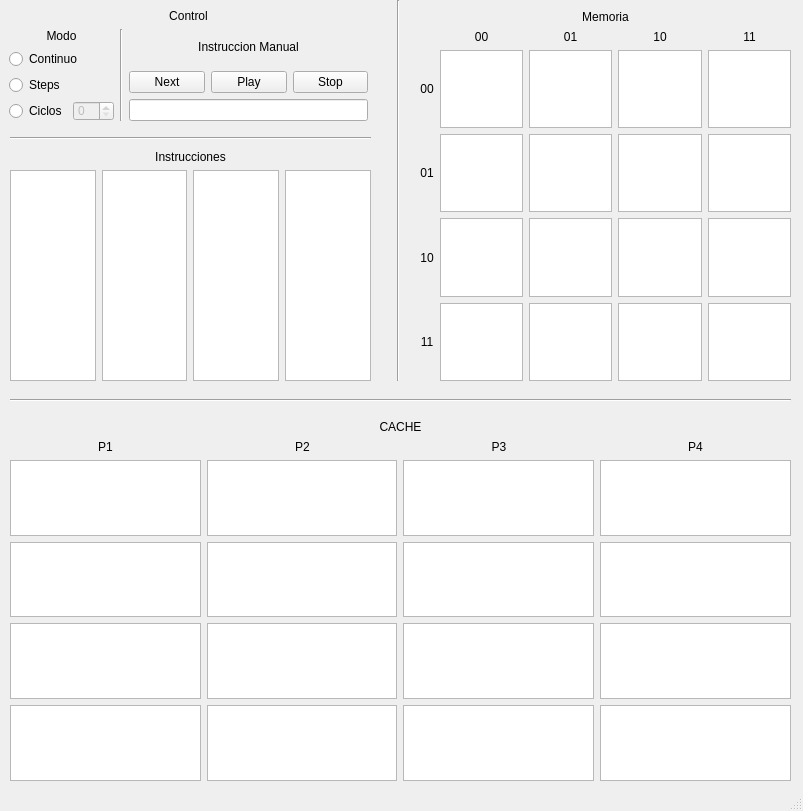
<?xml version="1.0" encoding="UTF-8"?>
<ui version="4.0">
 <class>MainWindow</class>
 <widget class="QMainWindow" name="MainWindow">
  <property name="enabled">
   <bool>true</bool>
  </property>
  <property name="geometry">
   <rect>
    <x>0</x>
    <y>0</y>
    <width>803</width>
    <height>811</height>
   </rect>
  </property>
  <property name="sizePolicy">
   <sizepolicy hsizetype="Fixed" vsizetype="Fixed">
    <horstretch>0</horstretch>
    <verstretch>0</verstretch>
   </sizepolicy>
  </property>
  <property name="windowTitle">
   <string>MainWindow</string>
  </property>
  <widget class="QWidget" name="centralwidget">
   <widget class="Line" name="line_3">
    <property name="geometry">
     <rect>
      <x>390</x>
      <y>0</y>
      <width>16</width>
      <height>381</height>
     </rect>
    </property>
    <property name="orientation">
     <enum>Qt::Vertical</enum>
    </property>
   </widget>
   <widget class="Line" name="line_4">
    <property name="geometry">
     <rect>
      <x>10</x>
      <y>130</y>
      <width>361</width>
      <height>16</height>
     </rect>
    </property>
    <property name="orientation">
     <enum>Qt::Horizontal</enum>
    </property>
   </widget>
   <widget class="Line" name="line_2">
    <property name="geometry">
     <rect>
      <x>10</x>
      <y>390</y>
      <width>781</width>
      <height>20</height>
     </rect>
    </property>
    <property name="orientation">
     <enum>Qt::Horizontal</enum>
    </property>
   </widget>
   <widget class="QWidget" name="layoutWidget">
    <property name="geometry">
     <rect>
      <x>9</x>
      <y>9</y>
      <width>359</width>
      <height>112</height>
     </rect>
    </property>
    <layout class="QVBoxLayout" name="controlGUI">
     <item>
      <widget class="QLabel" name="label_3">
       <property name="text">
        <string>Control</string>
       </property>
       <property name="alignment">
        <set>Qt::AlignCenter</set>
       </property>
      </widget>
     </item>
     <item>
      <layout class="QHBoxLayout" name="horizontalLayout_4">
       <item>
        <layout class="QVBoxLayout" name="verticalLayout">
         <item>
          <widget class="QLabel" name="label">
           <property name="text">
            <string>Modo</string>
           </property>
           <property name="alignment">
            <set>Qt::AlignCenter</set>
           </property>
          </widget>
         </item>
         <item>
          <widget class="QRadioButton" name="modeContinuo">
           <property name="text">
            <string>Continuo</string>
           </property>
          </widget>
         </item>
         <item>
          <widget class="QRadioButton" name="modeSteps">
           <property name="text">
            <string>Steps</string>
           </property>
          </widget>
         </item>
         <item>
          <layout class="QHBoxLayout" name="horizontalLayout">
           <item>
            <widget class="QRadioButton" name="modeN">
             <property name="text">
              <string>Ciclos</string>
             </property>
            </widget>
           </item>
           <item>
            <widget class="QSpinBox" name="nCicles">
             <property name="enabled">
              <bool>false</bool>
             </property>
            </widget>
           </item>
          </layout>
         </item>
        </layout>
       </item>
       <item>
        <widget class="Line" name="line">
         <property name="orientation">
          <enum>Qt::Vertical</enum>
         </property>
        </widget>
       </item>
       <item>
        <layout class="QVBoxLayout" name="verticalLayout_2">
         <item>
          <widget class="QLabel" name="label_2">
           <property name="sizePolicy">
            <sizepolicy hsizetype="MinimumExpanding" vsizetype="MinimumExpanding">
             <horstretch>0</horstretch>
             <verstretch>0</verstretch>
            </sizepolicy>
           </property>
           <property name="text">
            <string>Instruccion Manual</string>
           </property>
           <property name="scaledContents">
            <bool>false</bool>
           </property>
           <property name="alignment">
            <set>Qt::AlignCenter</set>
           </property>
           <property name="indent">
            <number>-1</number>
           </property>
          </widget>
         </item>
         <item>
          <layout class="QHBoxLayout" name="horizontalLayout_2">
           <item>
            <widget class="QPushButton" name="pushButton">
             <property name="text">
              <string>Next</string>
             </property>
            </widget>
           </item>
           <item>
            <widget class="QPushButton" name="playButton">
             <property name="cursor">
              <cursorShape>ArrowCursor</cursorShape>
             </property>
             <property name="text">
              <string>Play</string>
             </property>
            </widget>
           </item>
           <item>
            <widget class="QPushButton" name="pauseButton">
             <property name="text">
              <string>Stop</string>
             </property>
            </widget>
           </item>
          </layout>
         </item>
         <item>
          <widget class="QLineEdit" name="instManu"/>
         </item>
        </layout>
       </item>
      </layout>
     </item>
    </layout>
   </widget>
   <widget class="QWidget" name="layoutWidget">
    <property name="geometry">
     <rect>
      <x>420</x>
      <y>10</y>
      <width>371</width>
      <height>371</height>
     </rect>
    </property>
    <layout class="QGridLayout" name="memGUI">
     <item row="1" column="4">
      <widget class="QLabel" name="label_18">
       <property name="text">
        <string>11</string>
       </property>
       <property name="alignment">
        <set>Qt::AlignCenter</set>
       </property>
      </widget>
     </item>
     <item row="1" column="3">
      <widget class="QLabel" name="label_17">
       <property name="text">
        <string>10</string>
       </property>
       <property name="alignment">
        <set>Qt::AlignCenter</set>
       </property>
      </widget>
     </item>
     <item row="1" column="1">
      <widget class="QLabel" name="label_15">
       <property name="text">
        <string>00</string>
       </property>
       <property name="alignment">
        <set>Qt::AlignCenter</set>
       </property>
      </widget>
     </item>
     <item row="1" column="2">
      <widget class="QLabel" name="label_16">
       <property name="text">
        <string>01</string>
       </property>
       <property name="alignment">
        <set>Qt::AlignCenter</set>
       </property>
      </widget>
     </item>
     <item row="4" column="0">
      <widget class="QLabel" name="label_21">
       <property name="text">
        <string>10</string>
       </property>
       <property name="alignment">
        <set>Qt::AlignCenter</set>
       </property>
      </widget>
     </item>
     <item row="3" column="0">
      <widget class="QLabel" name="label_20">
       <property name="text">
        <string>01</string>
       </property>
       <property name="alignment">
        <set>Qt::AlignCenter</set>
       </property>
      </widget>
     </item>
     <item row="2" column="0">
      <widget class="QLabel" name="label_19">
       <property name="text">
        <string>00</string>
       </property>
       <property name="alignment">
        <set>Qt::AlignCenter</set>
       </property>
      </widget>
     </item>
     <item row="5" column="0">
      <widget class="QLabel" name="label_22">
       <property name="text">
        <string>11</string>
       </property>
       <property name="alignment">
        <set>Qt::AlignCenter</set>
       </property>
      </widget>
     </item>
     <item row="0" column="0" colspan="5">
      <widget class="QLabel" name="label_8">
       <property name="text">
        <string>Memoria</string>
       </property>
       <property name="alignment">
        <set>Qt::AlignCenter</set>
       </property>
      </widget>
     </item>
     <item row="2" column="1">
      <widget class="QPlainTextEdit" name="mem0000">
       <property name="readOnly">
        <bool>true</bool>
       </property>
       <property name="plainText">
        <string/>
       </property>
      </widget>
     </item>
     <item row="2" column="2">
      <widget class="QPlainTextEdit" name="mem0001">
       <property name="readOnly">
        <bool>true</bool>
       </property>
       <property name="plainText">
        <string/>
       </property>
      </widget>
     </item>
     <item row="2" column="3">
      <widget class="QPlainTextEdit" name="mem0010">
       <property name="readOnly">
        <bool>true</bool>
       </property>
       <property name="plainText">
        <string/>
       </property>
      </widget>
     </item>
     <item row="2" column="4">
      <widget class="QPlainTextEdit" name="mem0011">
       <property name="readOnly">
        <bool>true</bool>
       </property>
       <property name="plainText">
        <string/>
       </property>
      </widget>
     </item>
     <item row="3" column="1">
      <widget class="QPlainTextEdit" name="mem0100">
       <property name="readOnly">
        <bool>true</bool>
       </property>
       <property name="plainText">
        <string/>
       </property>
      </widget>
     </item>
     <item row="3" column="2">
      <widget class="QPlainTextEdit" name="mem0101">
       <property name="readOnly">
        <bool>true</bool>
       </property>
       <property name="plainText">
        <string/>
       </property>
      </widget>
     </item>
     <item row="3" column="3">
      <widget class="QPlainTextEdit" name="mem0110">
       <property name="readOnly">
        <bool>true</bool>
       </property>
       <property name="plainText">
        <string/>
       </property>
      </widget>
     </item>
     <item row="3" column="4">
      <widget class="QPlainTextEdit" name="mem0111">
       <property name="readOnly">
        <bool>true</bool>
       </property>
       <property name="plainText">
        <string/>
       </property>
      </widget>
     </item>
     <item row="4" column="1">
      <widget class="QPlainTextEdit" name="mem1000">
       <property name="readOnly">
        <bool>true</bool>
       </property>
       <property name="plainText">
        <string/>
       </property>
      </widget>
     </item>
     <item row="4" column="2">
      <widget class="QPlainTextEdit" name="mem1001">
       <property name="readOnly">
        <bool>true</bool>
       </property>
       <property name="plainText">
        <string/>
       </property>
      </widget>
     </item>
     <item row="4" column="3">
      <widget class="QPlainTextEdit" name="mem1010">
       <property name="readOnly">
        <bool>true</bool>
       </property>
       <property name="plainText">
        <string/>
       </property>
      </widget>
     </item>
     <item row="4" column="4">
      <widget class="QPlainTextEdit" name="mem1011">
       <property name="readOnly">
        <bool>true</bool>
       </property>
       <property name="plainText">
        <string/>
       </property>
      </widget>
     </item>
     <item row="5" column="1">
      <widget class="QPlainTextEdit" name="mem1100">
       <property name="readOnly">
        <bool>true</bool>
       </property>
       <property name="plainText">
        <string/>
       </property>
      </widget>
     </item>
     <item row="5" column="2">
      <widget class="QPlainTextEdit" name="mem1101">
       <property name="readOnly">
        <bool>true</bool>
       </property>
       <property name="plainText">
        <string/>
       </property>
      </widget>
     </item>
     <item row="5" column="3">
      <widget class="QPlainTextEdit" name="mem1110">
       <property name="readOnly">
        <bool>true</bool>
       </property>
       <property name="plainText">
        <string/>
       </property>
      </widget>
     </item>
     <item row="5" column="4">
      <widget class="QPlainTextEdit" name="mem1111">
       <property name="readOnly">
        <bool>true</bool>
       </property>
       <property name="plainText">
        <string/>
       </property>
      </widget>
     </item>
    </layout>
   </widget>
   <widget class="QWidget" name="layoutWidget">
    <property name="geometry">
     <rect>
      <x>10</x>
      <y>150</y>
      <width>361</width>
      <height>231</height>
     </rect>
    </property>
    <layout class="QVBoxLayout" name="instGUI">
     <item>
      <widget class="QLabel" name="label_7">
       <property name="text">
        <string>Instrucciones</string>
       </property>
       <property name="alignment">
        <set>Qt::AlignCenter</set>
       </property>
      </widget>
     </item>
     <item>
      <layout class="QHBoxLayout" name="horizontalLayout_6">
       <item>
        <widget class="QPlainTextEdit" name="instP1">
         <property name="readOnly">
          <bool>true</bool>
         </property>
         <property name="plainText">
          <string/>
         </property>
        </widget>
       </item>
       <item>
        <widget class="QPlainTextEdit" name="instP2">
         <property name="readOnly">
          <bool>true</bool>
         </property>
         <property name="plainText">
          <string/>
         </property>
        </widget>
       </item>
       <item>
        <widget class="QPlainTextEdit" name="instP3">
         <property name="readOnly">
          <bool>true</bool>
         </property>
         <property name="plainText">
          <string/>
         </property>
        </widget>
       </item>
       <item>
        <widget class="QPlainTextEdit" name="instP4">
         <property name="readOnly">
          <bool>true</bool>
         </property>
         <property name="plainText">
          <string/>
         </property>
        </widget>
       </item>
      </layout>
     </item>
    </layout>
   </widget>
   <widget class="QWidget" name="layoutWidget">
    <property name="geometry">
     <rect>
      <x>10</x>
      <y>420</y>
      <width>781</width>
      <height>361</height>
     </rect>
    </property>
    <layout class="QVBoxLayout" name="cacheGUI">
     <item>
      <widget class="QLabel" name="label_6">
       <property name="text">
        <string>CACHE</string>
       </property>
       <property name="alignment">
        <set>Qt::AlignCenter</set>
       </property>
      </widget>
     </item>
     <item>
      <layout class="QHBoxLayout" name="playout">
       <item>
        <widget class="QLabel" name="p1Label">
         <property name="text">
          <string>P1</string>
         </property>
         <property name="alignment">
          <set>Qt::AlignCenter</set>
         </property>
        </widget>
       </item>
       <item>
        <widget class="QLabel" name="p2Label">
         <property name="text">
          <string>P2</string>
         </property>
         <property name="alignment">
          <set>Qt::AlignCenter</set>
         </property>
        </widget>
       </item>
       <item>
        <widget class="QLabel" name="p3Label">
         <property name="text">
          <string>P3</string>
         </property>
         <property name="alignment">
          <set>Qt::AlignCenter</set>
         </property>
        </widget>
       </item>
       <item>
        <widget class="QLabel" name="p4Label">
         <property name="text">
          <string>P4</string>
         </property>
         <property name="alignment">
          <set>Qt::AlignCenter</set>
         </property>
        </widget>
       </item>
      </layout>
     </item>
     <item>
      <layout class="QHBoxLayout" name="cacheGridGUI">
       <item>
        <layout class="QVBoxLayout" name="cP1">
         <item>
          <widget class="QPlainTextEdit" name="b1_1">
           <property name="readOnly">
            <bool>true</bool>
           </property>
           <property name="plainText">
            <string/>
           </property>
          </widget>
         </item>
         <item>
          <widget class="QPlainTextEdit" name="b2_1">
           <property name="readOnly">
            <bool>true</bool>
           </property>
           <property name="plainText">
            <string/>
           </property>
          </widget>
         </item>
         <item>
          <widget class="QPlainTextEdit" name="b3_1">
           <property name="readOnly">
            <bool>true</bool>
           </property>
           <property name="plainText">
            <string/>
           </property>
          </widget>
         </item>
         <item>
          <widget class="QPlainTextEdit" name="b4_1">
           <property name="readOnly">
            <bool>true</bool>
           </property>
           <property name="plainText">
            <string/>
           </property>
          </widget>
         </item>
        </layout>
       </item>
       <item>
        <layout class="QVBoxLayout" name="cP2">
         <item>
          <widget class="QPlainTextEdit" name="b1_2">
           <property name="readOnly">
            <bool>true</bool>
           </property>
           <property name="plainText">
            <string/>
           </property>
          </widget>
         </item>
         <item>
          <widget class="QPlainTextEdit" name="b2_2">
           <property name="readOnly">
            <bool>true</bool>
           </property>
           <property name="plainText">
            <string/>
           </property>
          </widget>
         </item>
         <item>
          <widget class="QPlainTextEdit" name="b3_2">
           <property name="readOnly">
            <bool>true</bool>
           </property>
           <property name="plainText">
            <string/>
           </property>
          </widget>
         </item>
         <item>
          <widget class="QPlainTextEdit" name="b4_2">
           <property name="readOnly">
            <bool>true</bool>
           </property>
           <property name="plainText">
            <string/>
           </property>
          </widget>
         </item>
        </layout>
       </item>
       <item>
        <layout class="QVBoxLayout" name="cP3">
         <item>
          <widget class="QPlainTextEdit" name="b1_3">
           <property name="readOnly">
            <bool>true</bool>
           </property>
           <property name="plainText">
            <string/>
           </property>
          </widget>
         </item>
         <item>
          <widget class="QPlainTextEdit" name="b2_3">
           <property name="readOnly">
            <bool>true</bool>
           </property>
           <property name="plainText">
            <string/>
           </property>
          </widget>
         </item>
         <item>
          <widget class="QPlainTextEdit" name="b3_3">
           <property name="readOnly">
            <bool>true</bool>
           </property>
           <property name="plainText">
            <string/>
           </property>
          </widget>
         </item>
         <item>
          <widget class="QPlainTextEdit" name="b4_3">
           <property name="readOnly">
            <bool>true</bool>
           </property>
           <property name="plainText">
            <string/>
           </property>
          </widget>
         </item>
        </layout>
       </item>
       <item>
        <layout class="QVBoxLayout" name="cP4">
         <item>
          <widget class="QPlainTextEdit" name="b1_4">
           <property name="readOnly">
            <bool>true</bool>
           </property>
           <property name="plainText">
            <string/>
           </property>
          </widget>
         </item>
         <item>
          <widget class="QPlainTextEdit" name="b2_4">
           <property name="readOnly">
            <bool>true</bool>
           </property>
           <property name="plainText">
            <string/>
           </property>
          </widget>
         </item>
         <item>
          <widget class="QPlainTextEdit" name="b3_4">
           <property name="readOnly">
            <bool>true</bool>
           </property>
           <property name="plainText">
            <string/>
           </property>
          </widget>
         </item>
         <item>
          <widget class="QPlainTextEdit" name="b4_4">
           <property name="readOnly">
            <bool>true</bool>
           </property>
           <property name="plainText">
            <string/>
           </property>
          </widget>
         </item>
        </layout>
       </item>
      </layout>
     </item>
    </layout>
   </widget>
  </widget>
  <widget class="QStatusBar" name="statusbar"/>
 </widget>
 <resources/>
 <connections>
  <connection>
   <sender>modeN</sender>
   <signal>toggled(bool)</signal>
   <receiver>nCicles</receiver>
   <slot>setEnabled(bool)</slot>
   <hints>
    <hint type="sourcelabel">
     <x>29</x>
     <y>100</y>
    </hint>
    <hint type="destinationlabel">
     <x>83</x>
     <y>100</y>
    </hint>
   </hints>
  </connection>
 </connections>
</ui>
